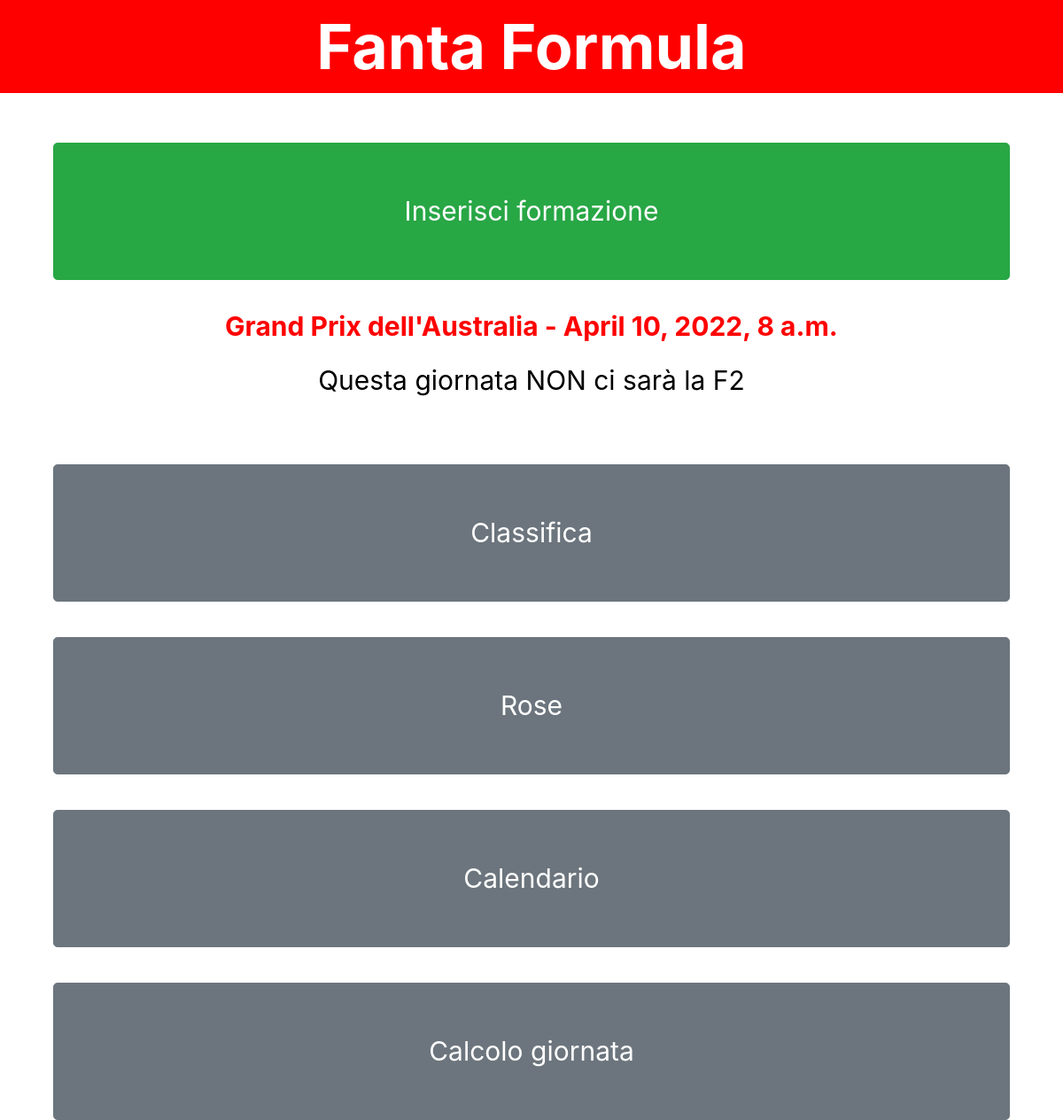
/fantaformula/home (signed in), run on an earlier commit of the app's database.
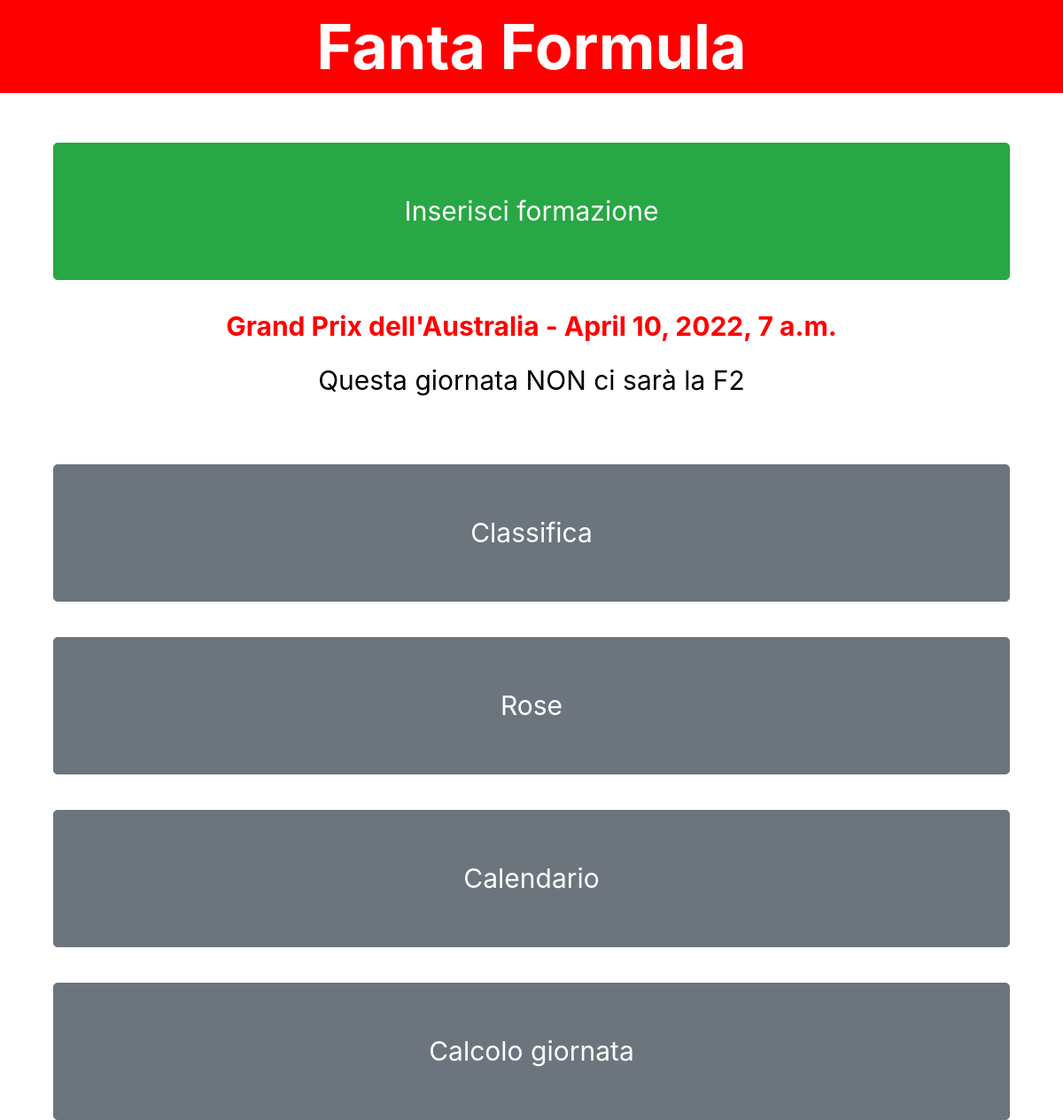
And on a later commit of the database.
### fantamotori/models.py (models this page shows)
class Formula_giornata(models.Model):
    data = models.DateTimeField()
    f2 = models.BooleanField(default=False)
    posto = models.TextField(default="a")

### fantamotori/views.py (the view)
# urls.py: path("fantaformula/home", views.formula_home, name="fantaformula/home"),
@login_required
def formula_home(request):
    no = [6, 9]
    if request.user.id in no:
        raise Exception("Non puoi acceedere al Fanta Formula")
    now = timezone.localtime()
    alldates = Formula_giornata.objects.values_list('data', flat=True)
    alldates = list(alldates)
    for date in alldates:
        date = timezone.localtime(date)
        if date > now:
            nextdate = date
            break
    nextgara = Formula_giornata.objects.get(data=nextdate)
    return render(request, "fantaformula/home.html", {
        "nextgara": nextgara
    })

### fantamotori/templates/fantaformula/home.html (shortened to what this page needs)
{% extends "layout.html" %}
{% block body %}
<div style="background-color: red;">
  <p class="titoloscelta toppagina">Fanta Formula</p>
</div>
<div class="imppagina">
  <a href="scelta_formazione" class="btn btn-success btn-lg" style="width: 100%; margin-top: 5vh;">Inserisci formazione</a>
  <p style="margin-top: 30px; color:red; text-align: center;"><b>{{ nextgara.posto }} - {{ nextgara.data }}</b></p>
  {% if nextgara.f2 %}
  <p style="color:red; text-align: center; font-weight: bold;">QUESTA GIORNATA CI SARÀ LA F2!!!</p>
  {% else %}
  <p style="color:black; text-align: center;">Questa giornata NON ci sarà la F2</p>
  {% endif %}
  <a href="classifica_scontri" class="btn btn-secondary btn-lg" style="width: 100%; margin-top: 7vh;">Classifica</a>
  <a href="rose" class="btn btn-secondary btn-lg" style="width: 100%; margin-top: 5vh;">Rose</a>
  <a href="calendario" class="btn btn-secondary btn-lg" style="width: 100%; margin-top: 5vh;">Calendario</a>
  <a href="calcolo_scelta" class="btn btn-secondary btn-lg" style="width: 100%; margin-top: 5vh;">Calcolo giornata</a>
</div>
{% endblock %}

What changed in the data, as far as the page shows it:
changed Formula_giornata "Grand Prix dell'Australia": data "April 10, 2022, 8 a.m." → "April 10, 2022, 7 a.m."
